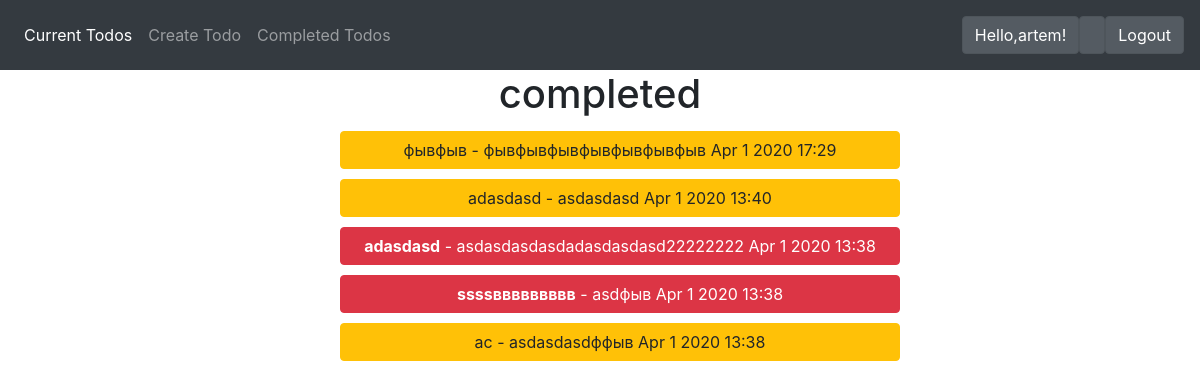
The app's page /completed/ (signed in), older data.
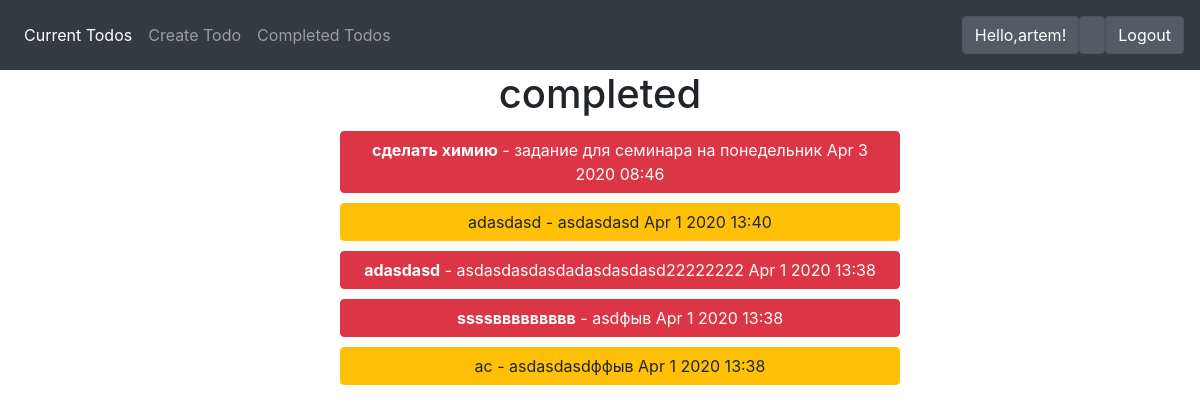
The same page, newer data.
### todo/models.py (models this page shows, shortened)
class Todo(models.Model):
    title = models.CharField(max_length=30)
    text = models.TextField(blank=True)
    creating_date = models.DateTimeField(auto_now_add=True)
    completing_date=models.DateTimeField(null=True, blank=True)
    importance=models.BooleanField(default=False)
    user = models.ForeignKey(User, on_delete=models.CASCADE,default=1)

### todo/views.py (the view)
# urls.py: path('completed/', views.completedtodos, name='copletedtodos'),
@login_required
def completedtodos(request):
    todos = Todo.objects.filter(user=request.user, completing_date__isnull=False).order_by('-completing_date')
    return render(request, 'todo/copletedtodos.html', {'todos': todos})

### todo/templates/todo/copletedtodos.html (shortened to what this page needs)
<!DOCTYPE html>
<html lang="en">
<head>
</head>
<body>
{% extends 'todo/base.html' %}
{% block content %}
    <h1 align="center">completed</h1>
    <ul style="margin: 0 auto; width: 50%">
        {% for todo in todos %}
            <a href="{% url 'viewtodo'  todo.id  %}">
                <li {% if todo.importance %}class="btn btn-danger" {% else %} class="btn btn-warning"{% endif %}  style="width: 100%; margin: 5px auto ">
                {% if todo.importance %}<b>{% endif %}{{ todo.title }}</b>
                {% if todo.text %} - {{todo.text }}{% endif %}
                {{ todo.completing_date|date:'M j Y H:i' }}
                </li>
            </a>
        {% endfor %}
    </ul>
{% endblock %}

### todo/templates/todo/base.html (shortened to what this page needs)
<!DOCTYPE html>
<html lang="en">
<head>
    <link rel="stylesheet" href="https://stackpath.bootstrapcdn.com/bootstrap/4.4.1/css/bootstrap.min.css">
</head>
<body>
<nav class="navbar navbar-expand-lg navbar-dark bg-dark">
  <div class="collapse navbar-collapse" id="navbarText">
    <ul class="navbar-nav mr-auto">
      <li class="nav-item active">
        <a class="nav-link" href="{% url 'currenttodos' %}">Current Todos<span class="sr-only">(current)</span></a>
      </li>
      <li class="nav-item">
        <a class="nav-link" href="{% url 'createtodo' %}">Create Todo</a>
      </li>
      <li class="nav-item">
        <a class="nav-link" href="{% url 'copletedtodos' %}">Completed Todos</a>
      </li>
    </ul>
    <span class="navbar-text">
      <ul class="navbar-nav mr-auto">
          <li class="btn btn-secondary active">
              {% if user.is_authenticated %}
                Hello,{{ user.username }}!
                  </li >
                  <li class="btn btn-secondary active">
            {% else %}
                <a href="{% url 'signupuser' %}">Sign Up</a>
                  </li >
                  <li class="btn btn-secondary active">
                <a href="{% url 'loginuser' %}">Login</a>
            {% endif %}
          </li>
      <li class="nav-item active">
          <form action="{% url 'logoutuser' %}" method="POST">
        <button type="submit" class="btn btn-secondary active"> Logout</button>
    </form>
      </li>
      </ul>
    </span>
  </div>
</nav>
{% block content %}{% endblock %}
</body>
</html>

Row changes from the older to the newer data that the page shows:
removed Todo: title "фывфыв", text "фывфывфывфывфывфывфыв", completing_date "Apr 1 2020 17:29", importance False (drawn)
added Todo: title "сделать химию", text "задание для семинара на понедельник", completing_date "Apr 3 2020 08:46", importance True (drawn)
